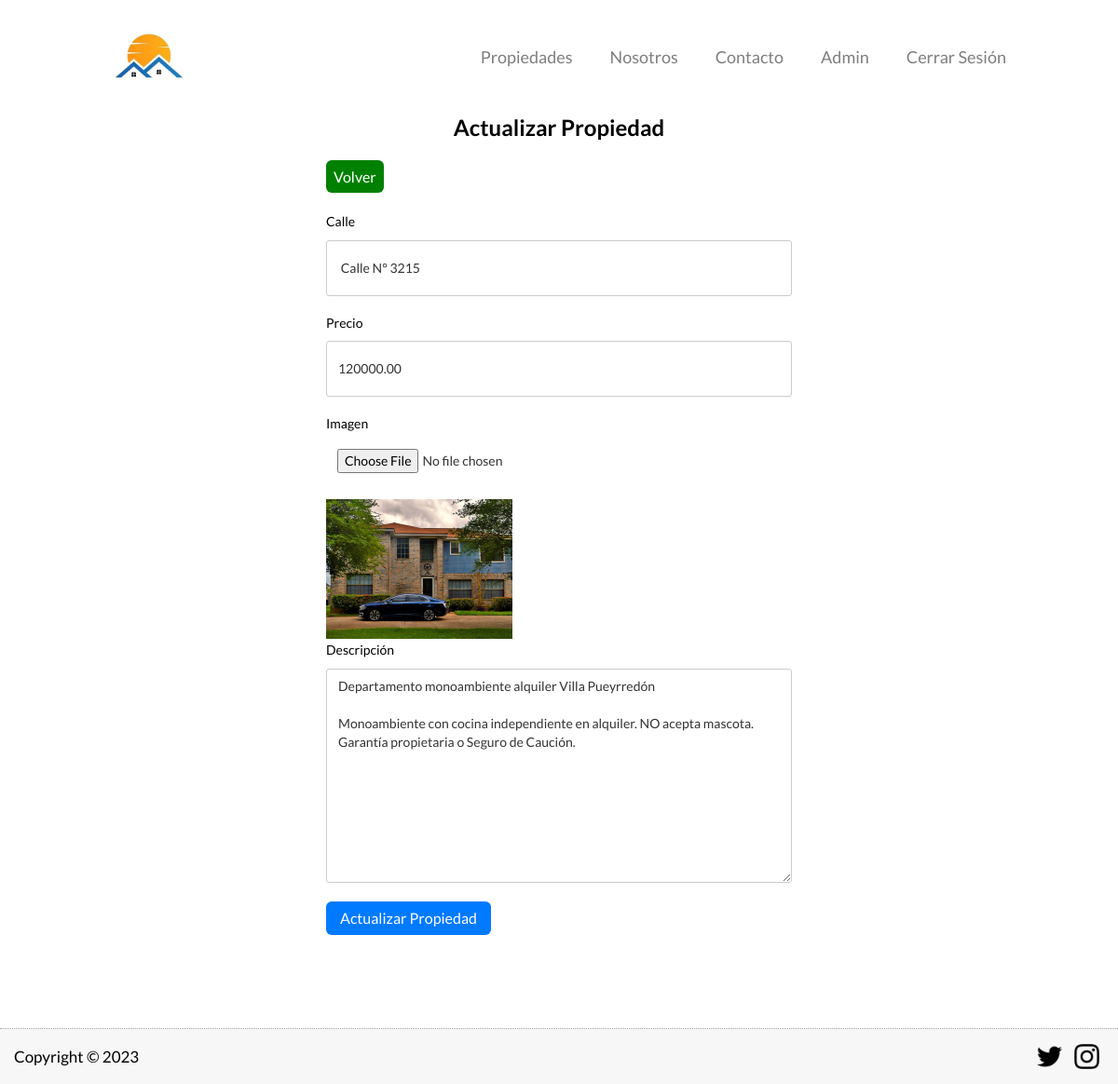
The page /admin/actualizar?id=6 (signed in) on the database its author committed.
### tables this page shows
CREATE TABLE `propiedades` (
  `id` int NOT NULL AUTO_INCREMENT,
  `calle` varchar(45) DEFAULT NULL,
  `precio` decimal(10,2) DEFAULT NULL,
  `imagen` varchar(200) DEFAULT NULL,
  `descripcion` longtext,
  PRIMARY KEY (`id`)
);

### controllers/AdminController.php (called while the page is built, shortened)
<?php
class AdminController {
    public static function actualizar (Router $router){
        $id = validarORedireccionar('/admin');
        $propiedad = Propiedades::find($id);
        $errores = Propiedades::getErrores();
        $router->render('admin/actualizar', [
            'propiedad' => $propiedad,
            'errores' => $errores
        ]);
    }
}

### public/index.php (called while the page is built, shortened)
<?php
$router = new Router();
$router->get('/', [PaginasController::class, 'index']);
$router->get('/propiedades', [PaginasController::class, 'propiedades']);
$router->post('/propiedades', [PaginasController::class, 'propiedades']);
$router->get('/propiedades/propiedad', [PaginasController::class, 'propiedad']);
$router->get('/nosotros', [PaginasController::class, 'nosotros']);
$router->get('/contacto', [PaginasController::class, 'contacto']);
$router->post('/contacto', [PaginasController::class, 'contacto']);
$router->get('/login', [LoginController::class, 'login']);
$router->post('/login', [LoginController::class, 'login']);
$router->get('/logout', [LoginController::class, 'logout']);
$router->get('/admin', [AdminController::class, 'index']);
$router->get('/admin/crear', [AdminController::class, 'crear']);
$router->post('/admin/crear', [AdminController::class, 'crear']);
$router->get('/admin/actualizar', [AdminController::class, 'actualizar']);
$router->post('/admin/actualizar', [AdminController::class, 'actualizar']);
$router->post('/admin/eliminar', [AdminController::class, 'eliminar']);
$router->comprobarRutas();

### includes/funciones.php (called while the page is built, shortened)
<?php
function validarORedireccionar(string $url) {
    $id = $_GET['id'];
    $id = filter_var($id, FILTER_VALIDATE_INT);
    return $id;
}

### models/ActiveRecord.php (called while the page is built, shortened)
<?php
class ActiveRecord {
    protected static $db;
    protected static $tabla = '';
    public static function setDB($database) {
        self::$db = $database;
    }
    public static function find($id) {
        $query = "SELECT * FROM " . static::$tabla  ." WHERE id = ${id}";
        $resultado = self::consultarSQL($query);
        return array_shift( $resultado );
    }
    public static function consultarSQL($query) {
        $resultado = self::$db->query($query);
        $array = [];
        while($registro = $resultado->fetch_assoc()) {
            $array[] = static::crearObjeto($registro);
        }
        return $array;
    }
    protected static function crearObjeto($registro) {
        $objeto = new static;
        foreach($registro as $key => $value ) {
            if(property_exists( $objeto, $key  )) {
                $objeto->$key = $value;
            }
        }
        return $objeto;
    }
}

### views/admin/actualizar.php (the view, shortened to what this page needs)
<main class="admin-main">
    <div class="admin-header-contain">
    <h2>Actualizar Propiedad</h2>
    <a href="/admin" class="boton-nv">Volver</a>
    </div>
    <section class="form-section">
    <div class="form-section-flex-container">
        <form  class="contact" method="POST" enctype="multipart/form-data">
            <label for="calle" class="field-label">Calle</label>
            <input type="text" class="field-text" maxlength="256" name="propiedad[calle]" placeholder="¿Cuál es el nombre de la calle?" value="<?php echo $propiedad->calle; ?>">
            <label for="precio" class="field-label">Precio</label>
            <input type="number" class="field-text" maxlength="8" name="propiedad[precio]" placeholder="Escribi el precio" value="<?php echo $propiedad->precio; ?>">
            <label for="imagen" class="field-label">Imagen</label>
            <input type="file" id="imagen" accept="image/jpeg, image/png"  name="propiedad[imagen]">
            <?php if($propiedad->imagen) { ?>
                <img src="/imagenes/<?php echo $propiedad->imagen ?>" class="imagen-small">
            <?php } ?>
            <label for="descripcion" class="field-label">Descripción</label>
            <textarea placeholder="Escribi la descripción" name="propiedad[descripcion]" class="field-textarea"><?php echo $propiedad->descripcion; ?></textarea>
            <input type="submit" value="Actualizar Propiedad" data-wait="Espere..." class="form-button">
        </form>
    </div>
    </section>
</main>

### public/build/css/app.css (style rules this page uses)
html { box-sizing:border-box;font-size:62.5% }
*,:after,:before { box-sizing:inherit;margin:0;padding:0 }
body { font-family:Lato,sans-serif;font-size:1.6rem;min-height:100vh }
html { -webkit-text-size-adjust:100%;line-height:1.15 }
body { margin:0 }
main { display:block }
a { background-color:transparent }
img { border-style:none }
button,input,optgroup,select,textarea { font-family:inherit;font-size:100%;line-height:1.15;margin:0 }
button,input { overflow:visible }
[type=button],[type=reset],[type=submit],button { -webkit-appearance:button }
textarea { overflow:auto }
main { min-height:calc(100vh - 20rem) }
@media (min-width:1024px) { main { min-height:50rem } }
main .form-section { margin-bottom:10rem;margin-left:auto;margin-right:auto;max-width:50rem }
main .form-section .form-section-flex-container { align-items:center;display:flex;flex-direction:column;margin-left:auto;margin-right:auto;max-width:65rem }
main .form-section .form-section-flex-container .contact { grid-auto-columns:1fr;grid-template-columns:1fr 1fr;grid-template-rows:auto auto;width:100% }
main .form-section .form-section-flex-container .contact .field-label { font-size:1.4rem;font-weight:500;line-height:130% }
main .form-section .form-section-flex-container .contact label { display:block;margin-bottom:1rem }
main .form-section .form-section-flex-container .contact .field-text { border:1px solid #ccc;border-radius:.3rem;height:3.8rem;margin-bottom:2rem;margin-top:0;min-height:6rem }
main .form-section .form-section-flex-container .contact .field-text,main .form-section .form-section-flex-container .contact .field-textarea { background-color:#fff;color:#333;display:block;font-size:1.4rem;line-height:1.42857143;padding:.8rem 1.2rem;transition:border .2s ease;width:100% }
main .form-section .form-section-flex-container .contact .field-textarea { border:1px solid #ccc;border-radius:3px;height:auto;margin-bottom:1rem;min-height:23rem;overflow:auto }
main .form-section .form-section-flex-container .contact .form-button { align-items:center;background-color:#007aff;border:0;border-radius:.6rem;color:#fff;cursor:pointer;display:flex;font-size:1.6rem;font-weight:500;justify-content:center;line-height:inherit;margin-top:2rem;padding:9px 15px;text-decoration:none }
#imagen { background-color:#fff;color:#333;display:block;font-size:1.4rem;line-height:1.42857143;margin-bottom:2rem;padding:.8rem 1.2rem;transition:border .2s ease;width:100% }
.imagen-small { width:20rem }
.admin-main { min-height:49.8rem }
.admin-main .admin-header-contain { margin-bottom:3rem;margin-left:auto;margin-right:auto;max-width:500px;padding-left:2rem }
@media (min-width:1024px) { .admin-main .admin-header-contain { padding-left:0 } }
.admin-main .admin-header-contain .boton-nv { background-color:green;border:none;border-radius:.6rem;color:#fff;padding:8px;text-align:center;text-decoration:none }
.admin-main .admin-header-contain h2 { margin-bottom:3rem;text-align:center }

### rows shown on the page
propiedades: calle "Calle N° 3215", precio "120000.00", imagen (picture), descripcion "Departamento monoambiente alquiler Villa Pueyrredón Monoambiente con cocina independiente en alquiler. NO acepta mascota. Garantía propietaria o Seguro de Caución."
